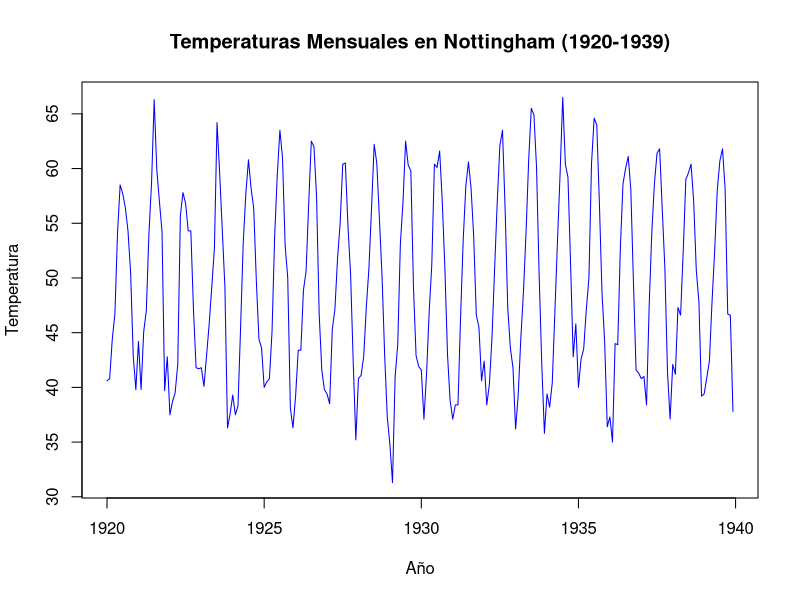
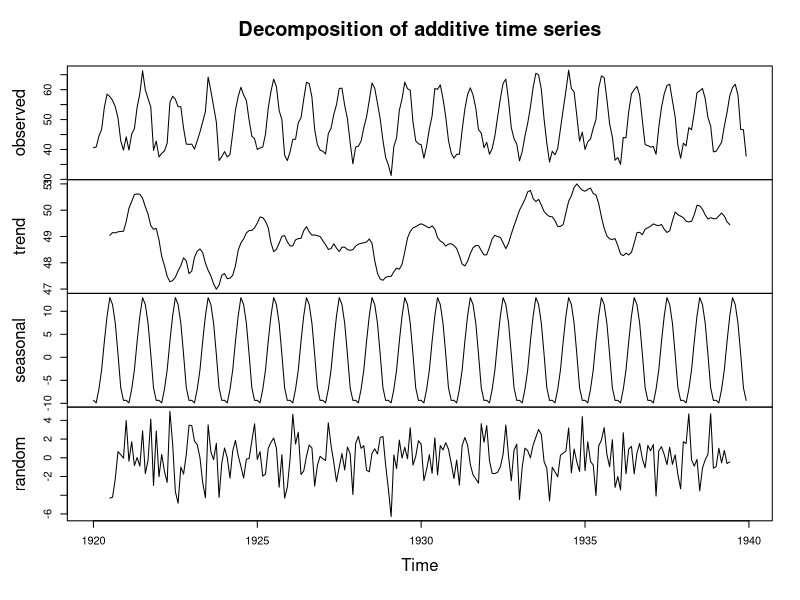
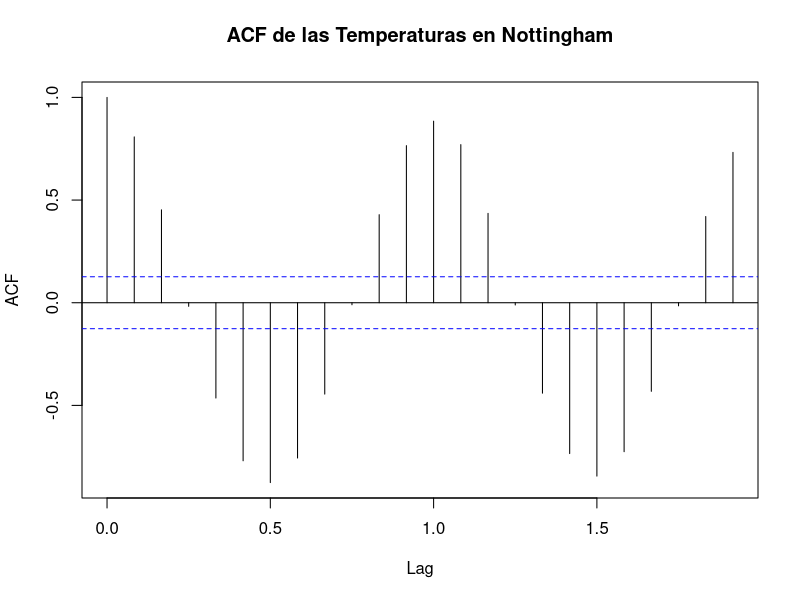
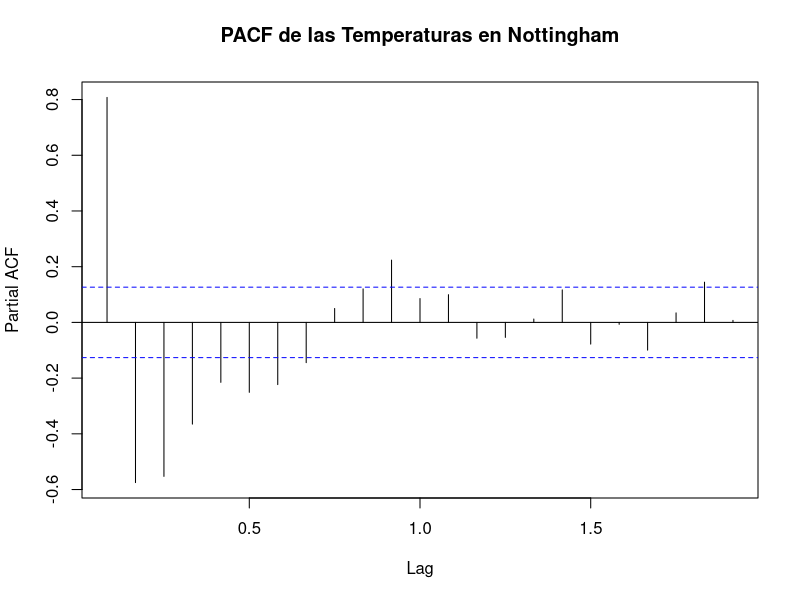
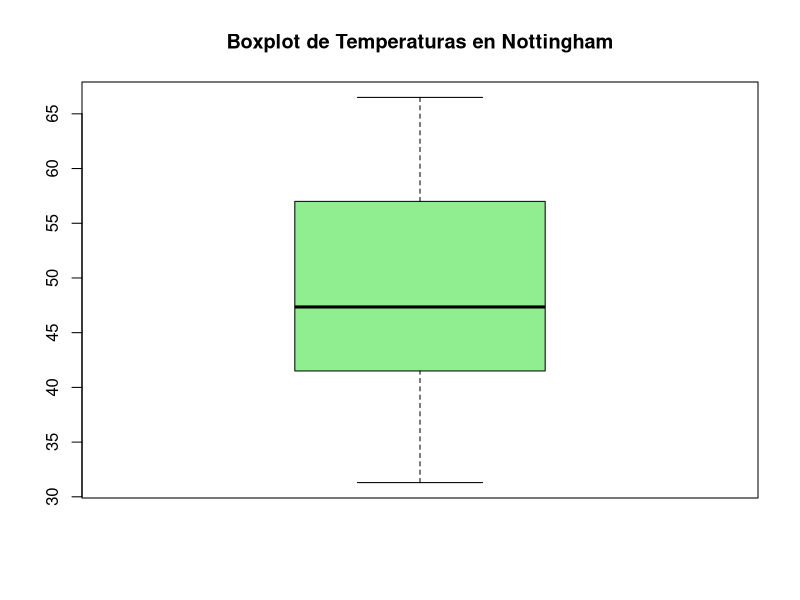

Source code (R) for these figures, in order:
# Cargar librerías necesarias
library(tseries)
library(ggplot2)
library(forecast)

# 1. Carga del dataset
data("nottem")

# Inspeccionar la estructura del dataset
print(class(nottem))  # Verificar que es una serie temporal 'ts'
print(summary(nottem)) # Resumen estadístico
start(nottem)   # Ver inicio de la serie
end(nottem)     # Ver fin de la serie
frequency(nottem) # Frecuencia: 12 (mensual)

# Graficar la serie temporal
plot(nottem, main = "Temperaturas Mensuales en Nottingham (1920-1939)",
     xlab = "Año", ylab = "Temperatura", col = "blue")

# 2. Exploración y preparación de datos

# Descomponer la serie temporal para identificar componentes de tendencia, estacionalidad y aleatoriedad
decomposed_series <- decompose(nottem)

# Visualizar los componentes: tendencia, estacionalidad y aleatorio
plot(decomposed_series)

# 3. Análisis de estacionariedad

# Graficar ACF y PACF para observar la autocorrelación
acf(nottem, main = "ACF de las Temperaturas en Nottingham")
pacf(nottem, main = "PACF de las Temperaturas en Nottingham")

# Realizar la prueba de Dickey-Fuller para evaluar la estacionariedad
adf_test <- adf.test(nottem)
print(adf_test)  # Verificar el p-value de la prueba ADF

# 4. Transformación de la serie (si es necesario)

# Si la serie no es estacionaria, aplicar diferenciación
if(adf_test$p.value > 0.05) {
  nottem_diff <- diff(nottem)
  # Graficar la serie diferenciada
  plot(nottem_diff, main = "Serie Temporal Diferenciada", ylab = "Temperatura Diferenciada")
  
  # Verificar la estacionariedad nuevamente con la prueba ADF
  adf_test_diff <- adf.test(nottem_diff)
  print(adf_test_diff)  # Verificar el p-value de la prueba ADF para la serie diferenciada
}

# 5. Detección de valores atípicos

# Visualizar posibles valores atípicos utilizando un boxplot
boxplot(nottem, main = "Boxplot de Temperaturas en Nottingham", col = "lightgreen")

# Resaltar valores atípicos (si los hay)
outliers <- which(nottem > quantile(nottem, 0.75) + 1.5 * IQR(nottem) |
                  nottem < quantile(nottem, 0.25) - 1.5 * IQR(nottem))

cat("Valores atípicos identificados en las posiciones: ", outliers, "\n")

# 6. Interpretación de resultados

# Resumen de la descomposición y el análisis
cat("La serie temporal muestra una tendencia de temperaturas ascendentes a lo largo de los años.
     La estacionalidad está claramente presente, con un patrón anual de temperaturas más altas en verano y más bajas en invierno.
     Los valores atípicos son mínimos, pero algunos valores extremos pueden haber influido en ciertos puntos de la serie.")

# 7. Entrega

# Guardar el archivo como .Rmd o .R

